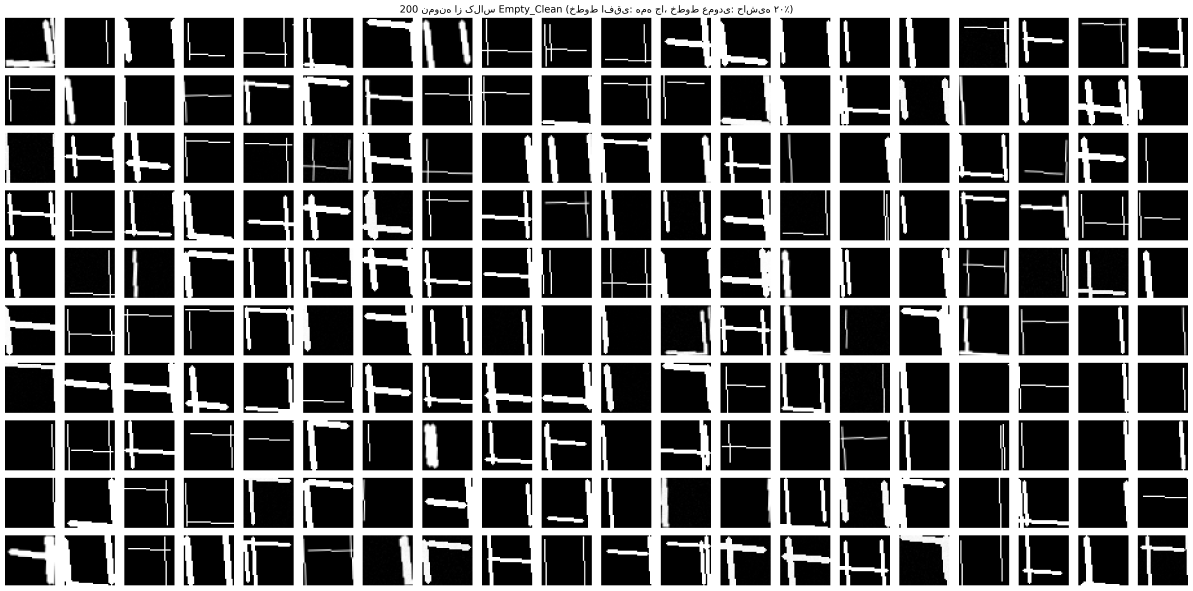
#> input picture data_mnist_manual_mix/empty_clean_samples_new.png, 7157 x 3542 px (shown at 1/6 size)
$ python -i preprocess.py   (imports and definitions only)
#> lines starting #> are read from the running program, lines starting #| are printed output that depends on the picture; after the words box and inside, x2 and y2 are one past the last pixel; in counts of white or black regions, pixels touching at a corner belong together
#> further down, picture is the input picture: shape (3542, 7157, 3); min 0, max 255, mean 94.6
from __future__ import annotations

from dataclasses import dataclass
from pathlib import Path

import cv2
import numpy as np

MAX_DETECT_DIM = 1024  # downsample target for grid detection (block size 11 is good for 500–1024px images)


@dataclass
class Preprocessed:
    gray: np.ndarray
    normalized: np.ndarray
    blurred: np.ndarray
    binary: np.ndarray
    detect_blur: np.ndarray
    detect_bin: np.ndarray
    detect_scale: float


def preprocess(image, output_dir=None) -> Preprocessed:
    # if not gray, make gray
    if image.ndim == 3:
        gray = cv2.cvtColor(image, cv2.COLOR_BGR2GRAY)
    else:
        gray = image

    # some robustness stuff
    clahe = cv2.createCLAHE(clipLimit=2.0, tileGridSize=(8, 8))
    normalized = clahe.apply(gray)
    denoised = cv2.medianBlur(normalized, 5)
    blurred = cv2.GaussianBlur(denoised, (5, 5), 0)

    binary = cv2.adaptiveThreshold(
        blurred, 255, cv2.ADAPTIVE_THRESH_GAUSSIAN_C,
        cv2.THRESH_BINARY_INV, 11, 2,
    )
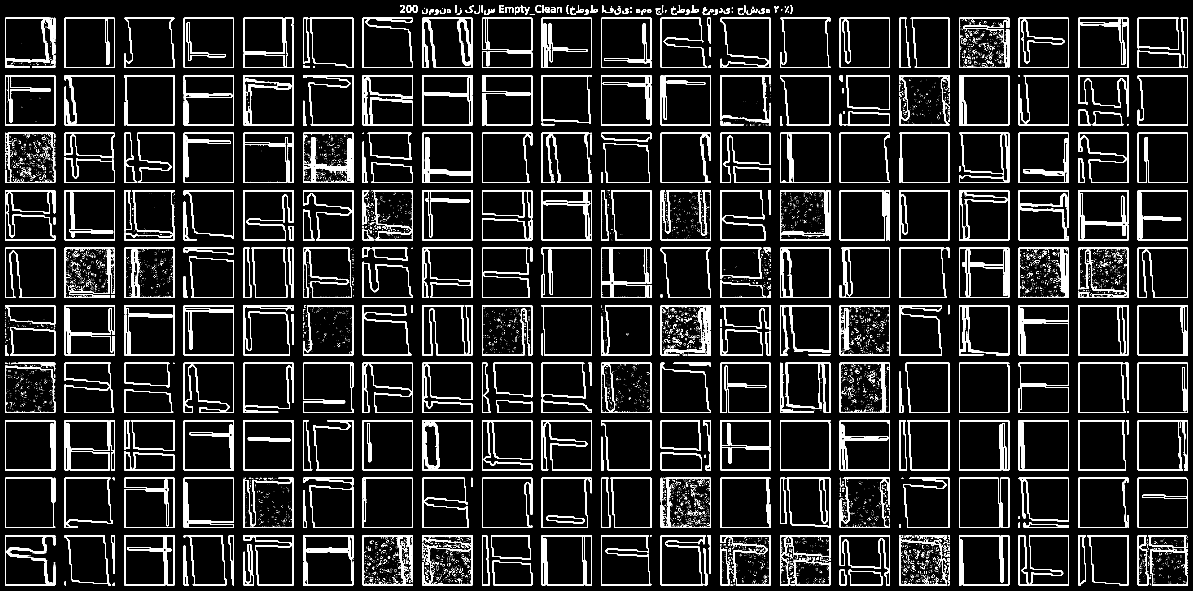
#> binary: shape (3542, 7157) (shown at 1/6 size); 8.4% white; 13572 white regions (12374 under 20 px), largest, box (x1, y1, x2, y2) and area: (1819, 797, 2120, 1097) 16445, (5754, 1487, 6055, 1787) 16174, (2534, 107, 2835, 407) 14653

    detect_scale = min(1.0, MAX_DETECT_DIM / max(gray.shape[:2]))
#> detect_scale = 0.143
    if detect_scale < 1.0:
        dh = int(gray.shape[0] * detect_scale)
#> dh = 506
        dw = int(gray.shape[1] * detect_scale)
#> dw = 1024
        detect_gray = cv2.resize(gray, (dw, dh))
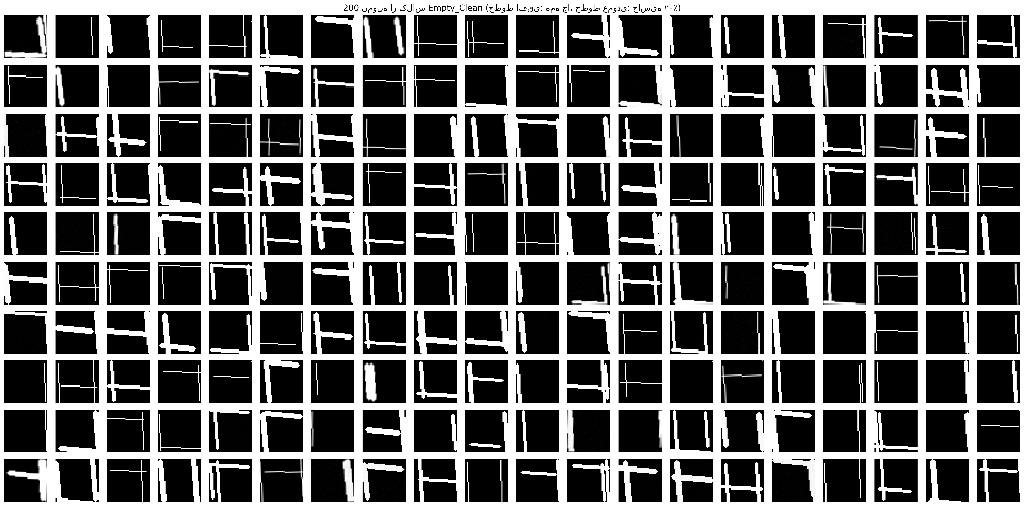
#> detect_gray: shape (506, 1024); min 0, max 255, mean 94.9
        detect_norm = clahe.apply(detect_gray)
        detect_blur = cv2.GaussianBlur(cv2.medianBlur(detect_norm, 5), (5, 5), 0)
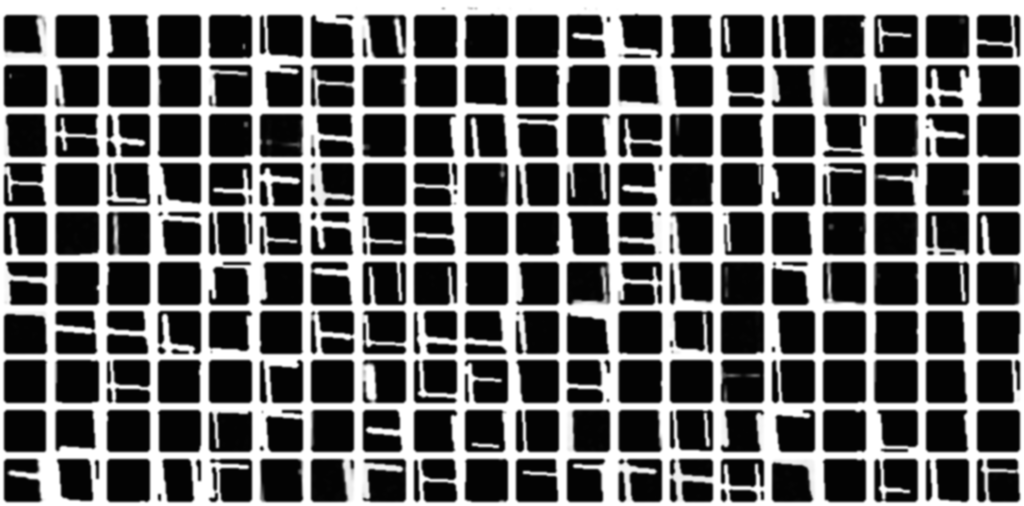
#> detect_blur: shape (506, 1024); min 3, max 255, mean 98.2
        detect_bin = cv2.adaptiveThreshold(
            detect_blur, 255, cv2.ADAPTIVE_THRESH_GAUSSIAN_C,
            cv2.THRESH_BINARY_INV, 11, 2,
        )
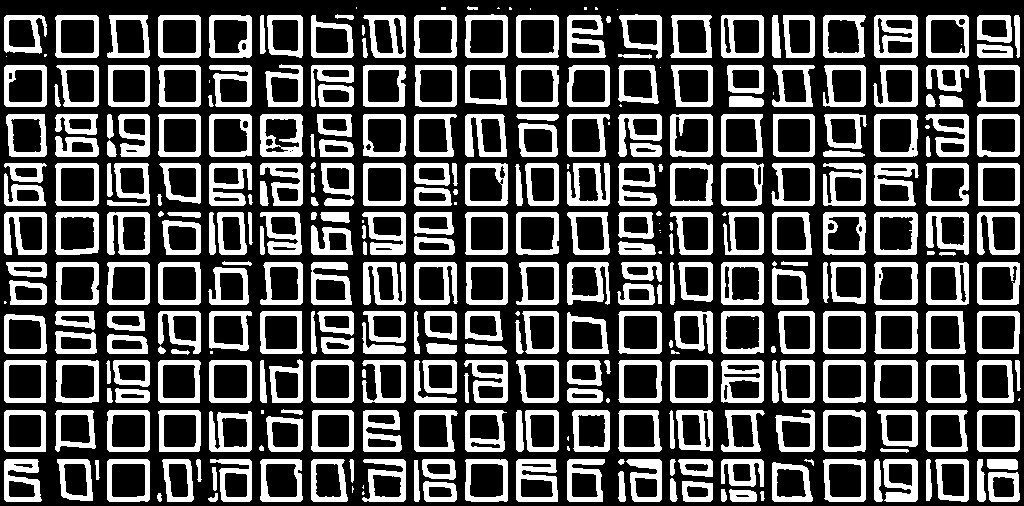
#> detect_bin: shape (506, 1024); 32.9% white; 351 white regions (38 under 20 px), largest, box (x1, y1, x2, y2) and area: (874, 15, 918, 58) 1185, (363, 262, 406, 305) 1096, (874, 163, 919, 206) 1070
    else:
        detect_blur = blurred
        detect_bin = binary

    if output_dir is not None:
        out_dir = Path(output_dir)
        out_dir.mkdir(parents=True, exist_ok=True)
        cv2.imwrite(str(out_dir / "01_gray.png"), gray)
        cv2.imwrite(str(out_dir / "02_clahe.png"), normalized)
        cv2.imwrite(str(out_dir / "03_denoised.png"), blurred)
        cv2.imwrite(str(out_dir / "04_binary.png"), binary)

    return Preprocessed(
        gray=gray,
        normalized=normalized,
        blurred=blurred,
        binary=binary,
        detect_blur=detect_blur,
        detect_bin=detect_bin,
        detect_scale=detect_scale,
    )

>>> import cv2
>>> picture = cv2.imread('../data_mnist_manual_mix/empty_clean_samples_new.png')
>>> result = preprocess(picture)
